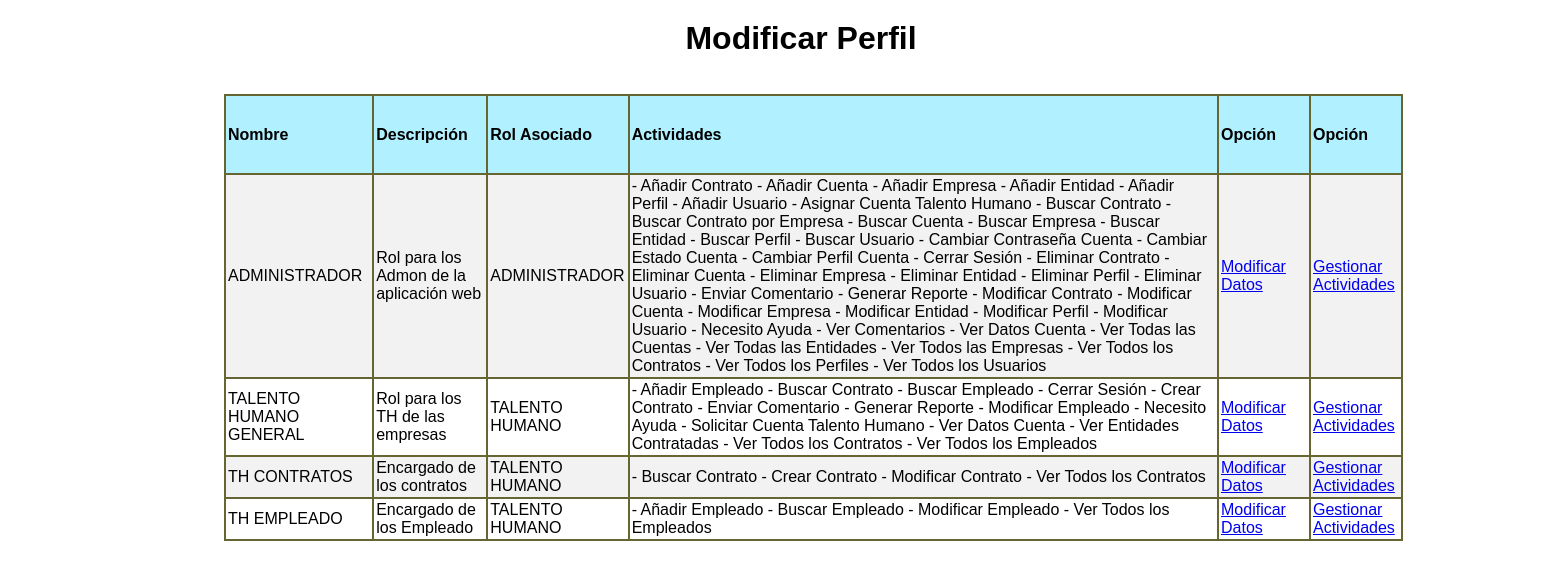
Screenshot of /appausaweb/modificarPerfil.php (signed in) with the database file from the repository.
### tables this page shows
CREATE TABLE `perfil` (
  `nombre` varchar(45) NOT NULL,
  `descrpción` varchar(45) NOT NULL,
  `rol_asociado` varchar(45) NOT NULL,
  `e` int(1) NOT NULL
);

### appausaweb/modificarPerfil.php (the view, shortened to what this page needs)
<!DOCTYPE html PUBLIC "-//W3C//DTD XHTML 1.0 Transitional//EN" "http://www.w3.org/TR/xhtml1/DTD/xhtml1-transitional.dtd">
<html xmlns="http://www.w3.org/1999/xhtml">
<head>
<link href="multi/formularios2.css" rel="stylesheet" type="text/css" />
</head>
<body>
<div id="apDiv1">
  <div id="apDiv3">
    <table width="1179" height="224" border="1" cellspacing="0" cellpadding="2" bordercolor="666633">
      <tr bgcolor="#B1F0FE">
        <td height="73"><b>Nombre</b></td>
        <td><b>Descripción</b></td>
        <td><b>Rol Asociado</b></td>
        <td><b>Actividades</b></td>
    	<td width="86"><b>Opción</b></td>
        <td width="86"><b>Opción</b></td>
      </tr>
      <?php
		include_once("conexion.php");
		$con=mysqli_connect($host,$usuario,$clave,$bd) or die('Fallo la conexion');
		mysqli_set_charset($con,"utf8");
		$sql="SELECT * from perfil where e = 1 AND nombre != 'SUPER';";
		$result=mysqli_query($con,$sql);
		if(mysqli_num_rows($result) != 0){
		while($mostrar=mysqli_fetch_array($result)){
			$n = $mostrar['nombre'];
			$sql1="SELECT actividad from gestion_actividad WHERE perfil = '$n' AND e = 1 AND perfil != 'SUPER';";
			$result1=mysqli_query($con,$sql1);
			$actividad = "";
			if(mysqli_num_rows($result1) != 0){
				while($mostrar1=mysqli_fetch_array($result1)){
					$x = $mostrar1['actividad'];
					$actividad = "$actividad - $x";
				}
			}
		?>
        <tr>
        <td><?php echo $mostrar['nombre']?></td>
        <td><?php echo $mostrar['descrpción']?></td>
        <td><?php echo $mostrar['rol_asociado']?></td>
        <td><?php echo $actividad ?></td>
		<td><a href="modificarPerfil1.php?perfil=<?php echo $mostrar['nombre']?>&descrip=<?php echo $mostrar['descrpción']?>&rol=<?php echo $mostrar['rol_asociado']?>&submit">Modificar Datos</a></td>
        <td><a href="asignarActividades.php?perfil=<?php echo $mostrar['nombre']?>&descrip=<?php echo $mostrar['descrpción']?>&rol=<?php echo $mostrar['rol_asociado']?>&submit=">Gestionar Actividades</a></td>
        </tr>
        <?php }
		}
		?>
    </table>
  </div>
  <div id="apDiv4">
  <h1 align="center">Modificar Perfil</h1></div>
</div>
</body>
</html>

### appausaweb/multi/formularios2.css (style rules this page uses)
tr:nth-child(even) { background-color: #f2f2f2; }

### appausaweb/modificarPerfil.php (style rules this page uses)
BODY { font-family:Arial, Helvetica, sans-serif }
#apDiv1 { position: absolute; left: -4px; top: 0px; width: 1606px; height: 720px; z-index: 1; }
#apDiv3 { position: absolute; left: 228px; top: 94px; width: 1180px; height: 456px; z-index: 3; }
#apDiv4 { position: absolute; left: 7px; top: -1px; width: 1596px; height: 48px; z-index: 4; }

### rows the page displays
perfil: nombre "ADMINISTRADOR", descrpción "Rol para los Admon de la aplicación web", rol_asociado "ADMINISTRADOR", actividad "- Añadir Contrato - Añadir Cuenta - Añadir Empresa - Añadir Entidad - Añadir Perfil - Añadir Usuario - Asignar Cuenta Talento Humano - Buscar Contrato - Buscar Contrato por Empresa - Buscar Cuenta - Buscar Empresa - Buscar Entidad - Buscar Perfil - Buscar Usuario - Cambiar Contraseña Cuenta - Cambiar Estado Cuenta - Cambiar Perfil Cuenta - Cerrar Sesión - Eliminar Contrato - Eliminar Cuenta - Eliminar Empresa - Eliminar Entidad - Eliminar Perfil - Eliminar Usuario - Enviar Comentario - Generar Reporte - Modificar Contrato - Modificar Cuenta - Modificar Empresa - Modificar Entidad - Modificar Perfil - Modificar Usuario - Necesito Ayuda - Ver Comentarios - Ver Datos Cuenta - Ver Todas las…"
perfil: nombre "TALENTO HUMANO GENERAL", descrpción "Rol para los TH de las empresas", rol_asociado "TALENTO HUMANO", actividad "- Añadir Empleado - Buscar Contrato - Buscar Empleado - Cerrar Sesión - Crear Contrato - Enviar Comentario - Generar Reporte - Modificar Empleado - Necesito Ayuda - Solicitar Cuenta Talento Humano - Ver Datos Cuenta - Ver Entidades Contratadas - Ver Todos los Contratos - Ver Todos los Empleados"
perfil: nombre "TH CONTRATOS", descrpción "Encargado de los contratos", rol_asociado "TALENTO HUMANO", actividad "- Buscar Contrato - Crear Contrato - Modificar Contrato - Ver Todos los Contratos"
perfil: nombre "TH EMPLEADO", descrpción "Encargado de los Empleado", rol_asociado "TALENTO HUMANO", actividad "- Añadir Empleado - Buscar Empleado - Modificar Empleado - Ver Todos los Empleados"
